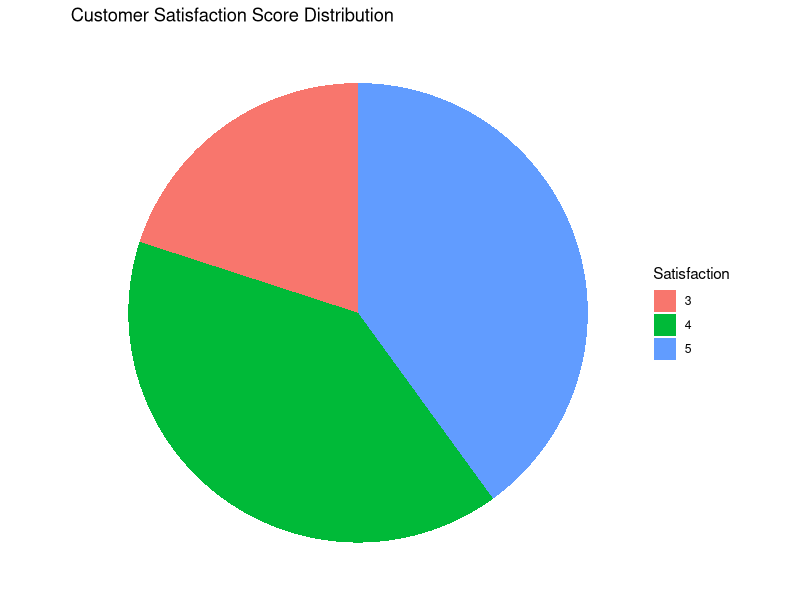

This chart was generated by the following R code:
library(ggplot2)
library(dplyr)

df2_pie <- data.frame(
  Satisfaction = factor(c(3, 4, 5)),
  Count = c(1, 2, 2)
)

ggplot(df2_pie, aes(x = "", y = Count, fill = Satisfaction)) +
  geom_bar(stat = "identity", width = 1) +
  coord_polar("y", start = 0) +
  labs(title = "Customer Satisfaction Score Distribution") +
  theme_void()
